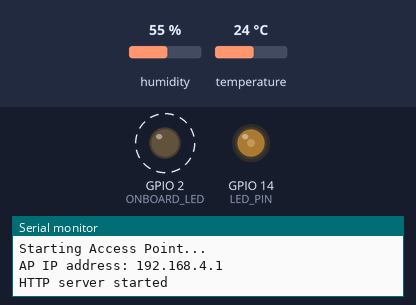
Simulated run of this sketch. Board: ESP8266 (NodeMCU). On the bench: output pins drawn as LEDs (lit = HIGH), the last lines printed to the serial monitor. Dashed ring = blinking. The inputs (shaded band) are chosen by the test bench; at power-on: humidity 55 %, temperature 24 °C.

Above: at 1.2 s.
1.3 s: humidity set to 88 %
At 2.55 s:
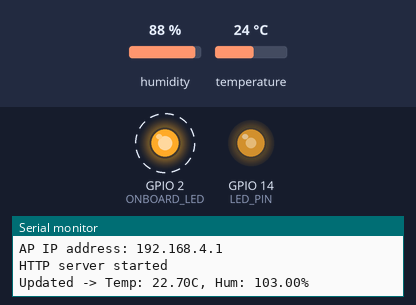
4.8 s: humidity set to 22 %
At 4.95 s:
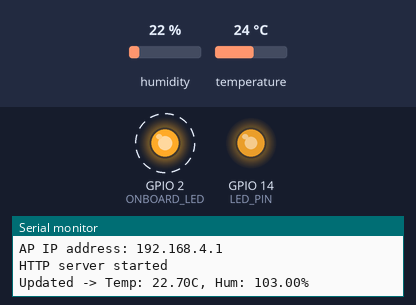
Timing chart, 0 to 16.8 s (numbered marks = the images above; inputs shaded):
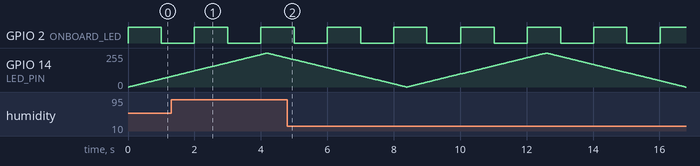

Measured:
- by itself, GPIO 2 (ONBOARD_LED): alternates HIGH for 1.0 s and LOW for 1.0 s

The sketch:

code.ino
```cpp
#include <ESP8266WiFi.h>
#include <ESP8266WebServer.h>
#include "DHT.h"

// --- Hardware Pins ---
#define DHTPIN 5        // NodeMCU pin D1
#define LED_PIN 14      // NodeMCU pin D5 (External Breathing LED)
#define ONBOARD_LED 2   // NodeMCU pin D4 (Built-in LED, usually active-low)
#define DHTTYPE DHT11

DHT dht(DHTPIN, DHTTYPE);

// --- Calibration Offsets ---
// Adjust these values if you need to fine-tune further against your reference meter
const float TEMP_OFFSET = -1.3;
const float HUM_OFFSET = 15.0;

// --- Wi-Fi Access Point Credentials ---
const char* ssid = "ESP8266";
const char* password = "12345678";

ESP8266WebServer server(80);

// --- Global Variables ---
float t_global = NAN;
float h_global = NAN;

// --- Timers for Non-Blocking Tasks ---
unsigned long previousSensorMillis = 0;
const long sensorInterval = 2500; // Read sensor every 2.5 seconds

// Slower fade settings
unsigned long previousFadeMillis = 0;
const long fadeInterval = 4;      // Wait 4ms between steps
int ledBrightness = 0;
int fadeAmount = 1;               // Smallest step size for maximum smoothness

// Blink settings
unsigned long previousBlinkMillis = 0;
const long blinkInterval = 1000;  // Blink every 1000 milliseconds (1 second)
bool onboardLedState = HIGH;      // Start HIGH (which means OFF for the onboard LED)


// --- Function to build the Web Page ---
void handleRoot() {
  String temp = isnan(t_global) ? "--" : String(t_global, 1);
  String hum  = isnan(h_global) ? "--" : String(h_global, 0);

  String html = "<!DOCTYPE html><html><head><meta name=\"viewport\" content=\"width=device-width, initial-scale=1\">";
  html += "<title>Sensor Dashboard</title>";
  html += "<meta http-equiv=\"refresh\" content=\"5\">"; // Auto-refresh every 5s
  html += "<style>";
  html += "body { font-family: Arial, sans-serif; background-color: #121218; color: #f0f0f0; margin: 0; padding: 20px; display: flex; justify-content: center; align-items: center; height: 90vh; }";
  html += ".card { background-color: #23232d; border-radius: 10px; padding: 30px; width: 100%; max-width: 400px; box-shadow: 0 8px 16px rgba(0,0,0,0.5); }";
  html += "h2 { color: #78788c; margin-top: 0; font-size: 1.5rem; text-align: center; margin-bottom: 25px; }";
  html += ".data-container { display: flex; justify-content: space-between; }";
  html += ".data-box { text-align: center; width: 45%; }";
  html += ".label { font-size: 1rem; font-weight: bold; }";
  html += ".temp-label { color: #ff5722; }";
  html += ".hum-label { color: #03a9f4; }";
  html += ".value { font-size: 3rem; font-weight: bold; margin-top: 10px; }";
  html += ".unit { font-size: 1.2rem; font-weight: normal; }";
  html += "</style></head><body>";

  html += "<div class=\"card\"><h2>ENVIRONMENT</h2>";
  html += "<div class=\"data-container\">";
  html += "<div class=\"data-box\"><div class=\"label temp-label\">TEMP</div><div class=\"value\">" + temp + "<span class=\"unit\">&deg;C</span></div></div>";
  html += "<div class=\"data-box\"><div class=\"label hum-label\">HUMIDITY</div><div class=\"value\">" + hum + "<span class=\"unit\">%</span></div></div>";
  html += "</div></div>";

  html += "</body></html>";

  server.send(200, "text/html", html);
}

void setup() {
  Serial.begin(115200);

  // Initialize External LED
  pinMode(LED_PIN, OUTPUT);
  analogWrite(LED_PIN, 0);

  // Initialize Onboard LED
  pinMode(ONBOARD_LED, OUTPUT);
  digitalWrite(ONBOARD_LED, onboardLedState);

  dht.begin();

  Serial.println("\nStarting Access Point...");
  WiFi.softAP(ssid, password);

  IPAddress IP = WiFi.softAPIP();
  Serial.print("AP IP address: ");
  Serial.println(IP);

  server.on("/", handleRoot);
  server.begin();
  Serial.println("HTTP server started");
}

void loop() {
  // 1. Listen for web browsers
  server.handleClient();

  unsigned long currentMillis = millis();

  // 2. External LED Breathing Animation
  if (currentMillis - previousFadeMillis >= fadeInterval) {
    previousFadeMillis = currentMillis;

    analogWrite(LED_PIN, ledBrightness);
    ledBrightness = ledBrightness + fadeAmount;

    if (ledBrightness <= 0 || ledBrightness >= 1023) {
      fadeAmount = -fadeAmount;
    }
  }

  // 3. Onboard LED Blinking
  if (currentMillis - previousBlinkMillis >= blinkInterval) {
    previousBlinkMillis = currentMillis;

    // Toggle the state (если он был HIGH, сделать LOW, и наоборот)
    onboardLedState = !onboardLedState;
    digitalWrite(ONBOARD_LED, onboardLedState);
  }

  // 4. Read sensor cleanly in the background with calibration applied
  if (currentMillis - previousSensorMillis >= sensorInterval) {
    previousSensorMillis = currentMillis;

    float temp_t = dht.readTemperature();
    float temp_h = dht.readHumidity();

    if (!isnan(temp_t) && !isnan(temp_h)) {
      t_global = temp_t + TEMP_OFFSET;
      h_global = temp_h + HUM_OFFSET;

      Serial.print("Updated -> Temp: ");
      Serial.print(t_global);
      Serial.print("C, Hum: ");
      Serial.print(h_global);
      Serial.println("%");
    }
  }
}
```
